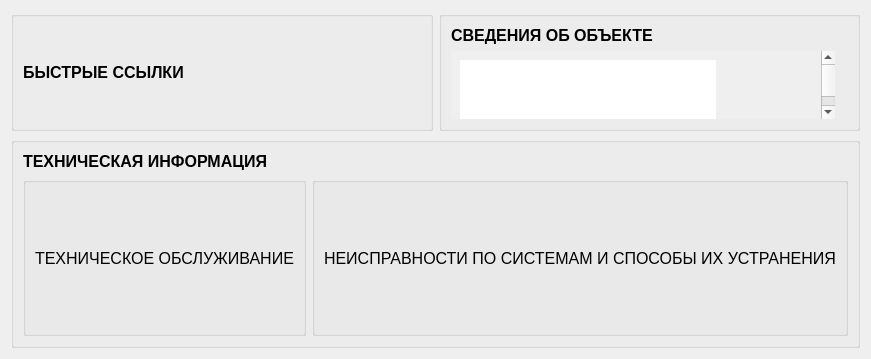
<?xml version="1.0" encoding="UTF-8"?>
<ui version="4.0">
 <class>TechInfo</class>
 <widget class="QWidget" name="TechInfo">
  <property name="geometry">
   <rect>
    <x>0</x>
    <y>0</y>
    <width>806</width>
    <height>359</height>
   </rect>
  </property>
  <property name="windowTitle">
   <string>Form</string>
  </property>
  <layout class="QGridLayout" name="gridLayout">
   <item row="0" column="0">
    <widget class="QGroupBox" name="groupBoxFastLinks">
     <property name="sizePolicy">
      <sizepolicy hsizetype="Minimum" vsizetype="Minimum">
       <horstretch>0</horstretch>
       <verstretch>0</verstretch>
      </sizepolicy>
     </property>
     <property name="title">
      <string/>
     </property>
     <layout class="QGridLayout" name="gridLayout_7">
      <item row="0" column="0">
       <widget class="QLabel" name="labelFastLinks_2">
        <property name="sizePolicy">
         <sizepolicy hsizetype="Preferred" vsizetype="Maximum">
          <horstretch>0</horstretch>
          <verstretch>0</verstretch>
         </sizepolicy>
        </property>
        <property name="font">
         <font>
          <pointsize>12</pointsize>
          <bold>true</bold>
         </font>
        </property>
        <property name="text">
         <string>БЫСТРЫЕ ССЫЛКИ</string>
        </property>
       </widget>
      </item>
     </layout>
    </widget>
   </item>
   <item row="1" column="0" colspan="2">
    <widget class="QGroupBox" name="groupBoxTechInfo">
     <property name="title">
      <string/>
     </property>
     <layout class="QGridLayout" name="gridLayout_8">
      <item row="0" column="0">
       <widget class="QLabel" name="labelTechInfo">
        <property name="sizePolicy">
         <sizepolicy hsizetype="Preferred" vsizetype="Maximum">
          <horstretch>0</horstretch>
          <verstretch>0</verstretch>
         </sizepolicy>
        </property>
        <property name="font">
         <font>
          <pointsize>12</pointsize>
          <bold>true</bold>
         </font>
        </property>
        <property name="text">
         <string>ТЕХНИЧЕСКАЯ ИНФОРМАЦИЯ</string>
        </property>
       </widget>
      </item>
      <item row="1" column="0">
       <widget class="QGroupBox" name="groupBoxTechService">
        <property name="font">
         <font>
          <pointsize>12</pointsize>
         </font>
        </property>
        <property name="title">
         <string/>
        </property>
        <layout class="QGridLayout" name="gridLayout_9">
         <item row="0" column="0">
          <widget class="QLabel" name="labelTechService">
           <property name="text">
            <string>ТЕХНИЧЕСКОЕ ОБСЛУЖИВАНИЕ</string>
           </property>
          </widget>
         </item>
        </layout>
       </widget>
      </item>
      <item row="1" column="1">
       <widget class="QGroupBox" name="groupBoxFaultsAndFixes">
        <property name="font">
         <font>
          <pointsize>12</pointsize>
         </font>
        </property>
        <property name="title">
         <string/>
        </property>
        <layout class="QGridLayout" name="gridLayout_10">
         <item row="0" column="0">
          <widget class="QLabel" name="labelFaultsAndFixes">
           <property name="text">
            <string>НЕИСПРАВНОСТИ ПО СИСТЕМАМ И СПОСОБЫ ИХ УСТРАНЕНИЯ</string>
           </property>
          </widget>
         </item>
        </layout>
       </widget>
      </item>
     </layout>
    </widget>
   </item>
   <item row="0" column="1">
    <widget class="QGroupBox" name="groupBoxObjectInfo">
     <property name="sizePolicy">
      <sizepolicy hsizetype="Minimum" vsizetype="Maximum">
       <horstretch>0</horstretch>
       <verstretch>0</verstretch>
      </sizepolicy>
     </property>
     <property name="title">
      <string/>
     </property>
     <layout class="QGridLayout" name="gridLayout_6">
      <item row="2" column="0">
       <layout class="QHBoxLayout" name="horizontalLayout">
        <item>
         <widget class="QScrollArea" name="scrollArea">
          <property name="sizePolicy">
           <sizepolicy hsizetype="Minimum" vsizetype="Maximum">
            <horstretch>0</horstretch>
            <verstretch>0</verstretch>
           </sizepolicy>
          </property>
          <property name="frameShape">
           <enum>QFrame::NoFrame</enum>
          </property>
          <property name="lineWidth">
           <number>0</number>
          </property>
          <property name="widgetResizable">
           <bool>true</bool>
          </property>
          <widget class="QWidget" name="scrollAreaWidgetContents">
           <property name="geometry">
            <rect>
             <x>0</x>
             <y>0</y>
             <width>274</width>
             <height>86</height>
            </rect>
           </property>
           <property name="sizePolicy">
            <sizepolicy hsizetype="Maximum" vsizetype="Maximum">
             <horstretch>0</horstretch>
             <verstretch>0</verstretch>
            </sizepolicy>
           </property>
           <property name="maximumSize">
            <size>
             <width>16777215</width>
             <height>16777215</height>
            </size>
           </property>
           <layout class="QGridLayout" name="gridLayout_2">
            <item row="0" column="0">
             <widget class="QTextEdit" name="textEditObjectInfo">
              <property name="sizePolicy">
               <sizepolicy hsizetype="Preferred" vsizetype="Preferred">
                <horstretch>0</horstretch>
                <verstretch>0</verstretch>
               </sizepolicy>
              </property>
              <property name="font">
               <font>
                <pointsize>12</pointsize>
               </font>
              </property>
              <property name="frameShape">
               <enum>QFrame::NoFrame</enum>
              </property>
              <property name="lineWidth">
               <number>0</number>
              </property>
              <property name="readOnly">
               <bool>true</bool>
              </property>
             </widget>
            </item>
           </layout>
          </widget>
         </widget>
        </item>
        <item>
         <widget class="QLabel" name="labelObjectPic">
          <property name="sizePolicy">
           <sizepolicy hsizetype="Maximum" vsizetype="Maximum">
            <horstretch>0</horstretch>
            <verstretch>0</verstretch>
           </sizepolicy>
          </property>
          <property name="text">
           <string/>
          </property>
         </widget>
        </item>
       </layout>
      </item>
      <item row="0" column="0">
       <widget class="QLabel" name="labelObjectInfo">
        <property name="sizePolicy">
         <sizepolicy hsizetype="Preferred" vsizetype="Maximum">
          <horstretch>0</horstretch>
          <verstretch>0</verstretch>
         </sizepolicy>
        </property>
        <property name="font">
         <font>
          <pointsize>12</pointsize>
          <bold>true</bold>
         </font>
        </property>
        <property name="text">
         <string>СВЕДЕНИЯ ОБ ОБЪЕКТЕ</string>
        </property>
       </widget>
      </item>
     </layout>
    </widget>
   </item>
  </layout>
 </widget>
 <resources/>
 <connections/>
</ui>
